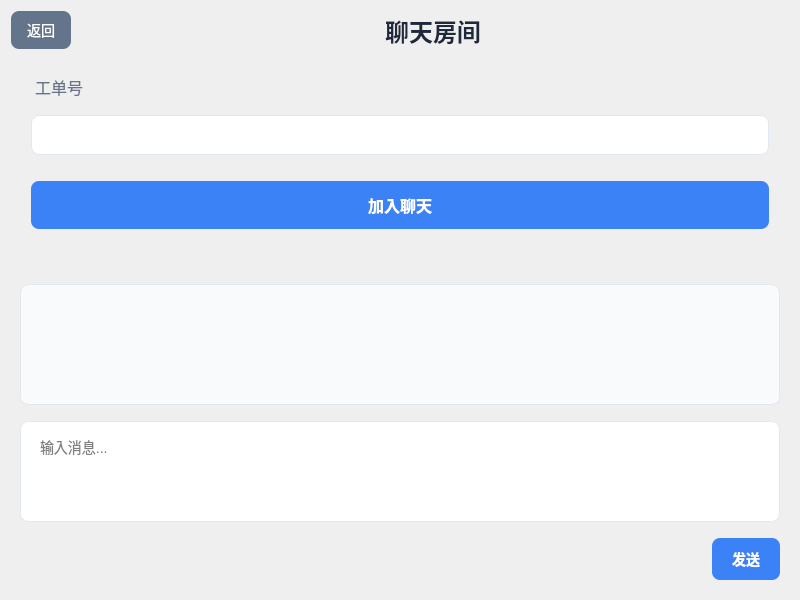
<?xml version="1.0" encoding="UTF-8"?>
<ui version="4.0">
 <class>ChatDialog</class>
 <widget class="QWidget" name="ChatDialog">
  <property name="geometry">
   <rect>
    <x>0</x>
    <y>0</y>
    <width>800</width>
    <height>600</height>
   </rect>
  </property>
  <property name="windowTitle">
   <string>聊天界面</string>
  </property>
  <layout class="QVBoxLayout" name="verticalLayout">
   <item>
    <layout class="QHBoxLayout" name="titleLayout">
     <property name="sizeConstraint">
      <enum>QLayout::SetMinimumSize</enum>
     </property>
     <item>
      <widget class="QPushButton" name="backButton">
       <property name="styleSheet">
        <string notr="true">background-color: #64748b; color: white; border: none; border-radius: 8px; padding: 8px 16px; font-size: 14px;</string>
       </property>
       <property name="text">
        <string>返回</string>
       </property>
      </widget>
     </item>
     <item>
      <spacer name="horizontalSpacer">
       <property name="orientation">
        <enum>Qt::Horizontal</enum>
       </property>
       <property name="sizeType">
        <enum>QSizePolicy::Expanding</enum>
       </property>
       <property name="sizeHint" stdset="0">
        <size>
         <width>40</width>
         <height>20</height>
        </size>
       </property>
      </spacer>
     </item>
     <item>
      <widget class="QLabel" name="titleLabel">
       <property name="styleSheet">
        <string notr="true">font-size: 24px; font-weight: bold; color: #1e293b;</string>
       </property>
       <property name="text">
        <string>聊天房间</string>
       </property>
       <property name="alignment">
        <set>Qt::AlignCenter</set>
       </property>
      </widget>
     </item>
     <item>
      <spacer name="horizontalSpacer_2">
       <property name="orientation">
        <enum>Qt::Horizontal</enum>
       </property>
       <property name="sizeType">
        <enum>QSizePolicy::Expanding</enum>
       </property>
       <property name="sizeHint" stdset="0">
        <size>
         <width>40</width>
         <height>20</height>
        </size>
       </property>
      </spacer>
     </item>
    </layout>
   </item>
   <item>
    <widget class="QWidget" name="joinPanel" native="true">
     <layout class="QVBoxLayout" name="verticalLayout_2">
      <property name="sizeConstraint">
       <enum>QLayout::SetMinimumSize</enum>
      </property>
      <property name="leftMargin">
       <number>20</number>
      </property>
      <property name="topMargin">
       <number>20</number>
      </property>
      <property name="rightMargin">
       <number>20</number>
      </property>
      <property name="bottomMargin">
       <number>20</number>
      </property>
      <item>
       <widget class="QLabel" name="workOrderLabel">
        <property name="styleSheet">
         <string notr="true">font-size: 16px; color: #64748b; margin-bottom: 10px;</string>
        </property>
        <property name="text">
         <string>工单号</string>
        </property>
       </widget>
      </item>
      <item>
       <widget class="QLineEdit" name="workOrderInput">
        <property name="styleSheet">
         <string notr="true">background-color: #ffffff; border: 1px solid #e2e8f0; border-radius: 8px; padding: 10px 15px; font-size: 14px; margin-bottom: 20px;</string>
        </property>
        <property name="placeholderText">
         <string></string>
        </property>
       </widget>
      </item>
      <item>
       <widget class="QPushButton" name="joinChatButton">
        <property name="minimumSize">
         <size>
          <width>200</width>
          <height>0</height>
         </size>
        </property>
        <property name="styleSheet">
         <string notr="true">background-color: #3b82f6; color: white; border: none; border-radius: 8px; padding: 12px 24px; font-size: 16px; font-weight: bold; margin-bottom: 20px;</string>
        </property>
        <property name="text">
         <string>加入聊天</string>
        </property>
       </widget>
      </item>
     </layout>
    </widget>
   </item>
   <item>
    <spacer name="verticalSpacer">
     <property name="orientation">
      <enum>Qt::Vertical</enum>
     </property>
     <property name="sizeType">
      <enum>QSizePolicy::Expanding</enum>
     </property>
     <property name="sizeHint" stdset="0">
      <size>
       <width>20</width>
       <height>40</height>
      </size>
     </property>
    </spacer>
   </item>
   <item>
    <widget class="QWidget" name="chatPanel" native="true">
     <property name="enabled">
      <bool>false</bool>
     </property>
     <layout class="QVBoxLayout" name="verticalLayout_3">
      <item>
       <widget class="QTextEdit" name="chatHistory">
        <property name="styleSheet">
         <string notr="true">background-color: #f8fafc; border: 1px solid #e2e8f0; border-radius: 8px; padding: 10px;</string>
        </property>
        <property name="readOnly">
         <bool>true</bool>
        </property>
       </widget>
      </item>
      <item>
       <widget class="QTextEdit" name="messageInput">
        <property name="styleSheet">
         <string notr="true">background-color: #ffffff; border: 1px solid #e2e8f0; border-radius: 8px; padding: 10px 15px; font-size: 14px; margin: 10px 0;</string>
        </property>
        <property name="acceptRichText">
         <bool>false</bool>
        </property>
        <property name="placeholderText">
         <string>输入消息...</string>
        </property>
       </widget>
      </item>
      <item>
       <layout class="QHBoxLayout" name="horizontalLayout">
        <item>
         <spacer name="horizontalSpacer">
          <property name="orientation">
           <enum>Qt::Horizontal</enum>
          </property>
          <property name="sizeHint" stdset="0">
           <size>
            <width>40</width>
            <height>20</height>
           </size>
          </property>
         </spacer>
        </item>
        <item>
         <widget class="QPushButton" name="sendButton">
          <property name="styleSheet">
           <string notr="true">background-color: #3b82f6; color: white; border: none; border-radius: 8px; padding: 10px 20px; font-size: 14px; font-weight: bold;</string>
          </property>
          <property name="text">
           <string>发送</string>
          </property>
         </widget>
        </item>
       </layout>
      </item>
     </layout>
    </widget>
   </item>
  </layout>
 </widget>
 <resources/>
 <connections/>
</ui>
